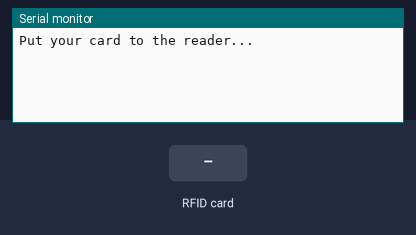
The sketch below on a simulated Arduino Uno, built with avr-gcc and run on an emulated ATmega328P. Parts: the last lines printed to the serial monitor. The test bench sets the inputs (shaded band).

Above: at 1.2 s.
1.3 s: RFID card F7 52 A0 59 held to the reader
At 2.2 s:
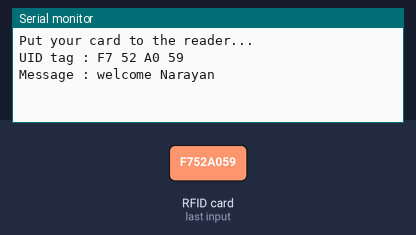
2.8 s: RFID card 15 C2 F5 2B held to the reader
At 3.6 s:
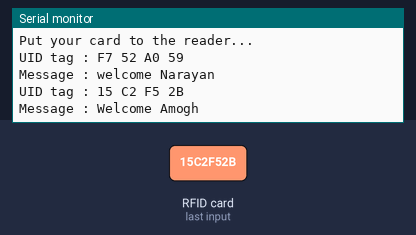
4.3 s: RFID card 5E 7A 19 C4 held to the reader
At 5.0 s:
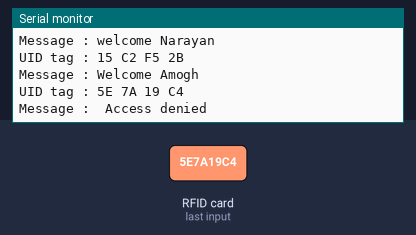

The sketch:

RFID_Modify_Code.ino
```cpp
#include <SPI.h>
#include <MFRC522.h>
#include <LiquidCrystal.h>

#define SS_PIN 10
#define RST_PIN 9
MFRC522 mfrc522(SS_PIN, RST_PIN);   // Create MFRC522 instance.


LiquidCrystal lcd(2, 3, 4, 5, 6, 7);

void setup()
{
  Serial.begin(9600);   // Initiate a serial communication


  SPI.begin();      // Initiate  SPI bus
  mfrc522.PCD_Init();   // Initiate MFRC522
  Serial.println("Put your card to the reader...");
  Serial.println();

}
void loop()
{

  delay(300);

  // Look for new cards
  if ( ! mfrc522.PICC_IsNewCardPresent())
  {
    return;
  }
  // Select one of the cards
  if ( ! mfrc522.PICC_ReadCardSerial())
  {
    return;
  }
  //Show UID on serial monitor
  Serial.print("UID tag :");
  String content= "";
  byte letter;
  for (byte i = 0; i < mfrc522.uid.size; i++)
  {
     Serial.print(mfrc522.uid.uidByte[i] < 0x10 ? " 0" : " ");
     Serial.print(mfrc522.uid.uidByte[i], HEX);
     content.concat(String(mfrc522.uid.uidByte[i] < 0x10 ? " 0" : " "));
     content.concat(String(mfrc522.uid.uidByte[i], HEX));
  }
  Serial.println();
  Serial.print("Message : ");
  content.toUpperCase();


  if (content.substring(1) == "F7 52 A0 59") //change here the UID of the card/cards that you want to give access
  {
    Serial.println("welcome Narayan");

    delay(1200);
  }

 else if (content.substring(1) == "15 C2 F5 2B")
 {
  Serial.println("Welcome Amogh ");

 }
 else{
    lcd.setCursor(0, 0);
    lcd.print("ID : ");
    lcd.print(content.substring(1));
    lcd.setCursor(0, 1);
    lcd.print("Access denied");
    Serial.println(" Access denied");
    delay(1500);
     }
}
```

display_mod.ino
```cpp
void points()
{lcd.clear();

  lcd.print("do you want");
   lcd.setCursor(0, 1);
   lcd.print("Smart-Bin points ?");
   delay(4000);

}
```

Measured:
- after the input at 1.3 s, the serial monitor: prints a new line at once (image 1)
- after the input at 2.8 s, the serial monitor: prints a new line at once (image 2)
- after the input at 4.3 s, the serial monitor: prints a new line after 0.14 s (image 3)
